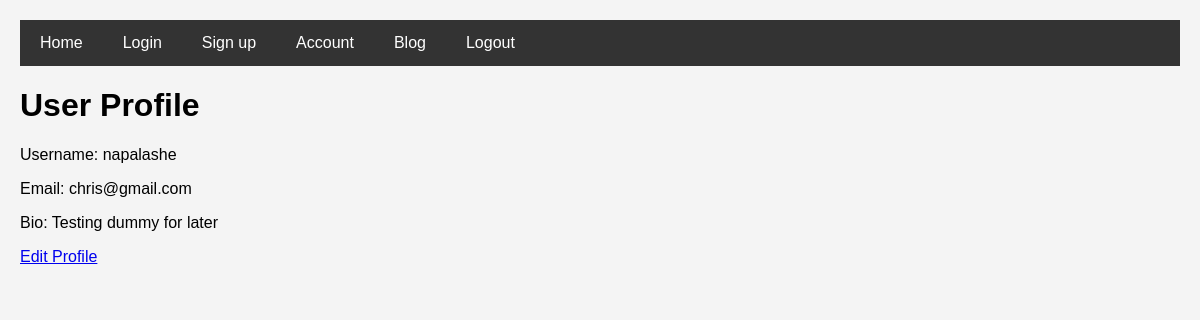
The app's page /user/account/ (signed in) with its own data.
### userauths/models.py (models this page shows, shortened)
class User(AbstractUser):
    email = models.EmailField(unique = True)
    username = models.CharField(max_length=100)
    bio = models.CharField(max_length=100)
    USERNAME_FIELD = 'email'
    REQUIRED_FIELDS = ['username']

### userauths/views.py (the view)
# urls.py: path('account/', views.account_view, name = 'account'),
@login_required
def account_view(request):
    return render(request, 'userauths/account.html', {'user': request.user})

### templates/userauths/account.html
{% extends "partials/base.html" %} {% block content %}
<h1>User Profile</h1>
<div>
  <p>Username: {{ user.username }}</p>
  <p>Email: {{ user.email }}</p>
  <p>Bio: {{ user.bio }}</p>
</div>
<a href="{% url 'userauths:edit-profile' %}">Edit Profile</a>
{% endblock content %}

### static/css/styles.css (style rules this page uses)
body { font-family: Arial, sans-serif; margin: 0; padding: 20px; background-color: #f4f4f4; }

### records on screen
User: username "napalashe", email "chris@gmail.com", bio "Testing dummy for later"
